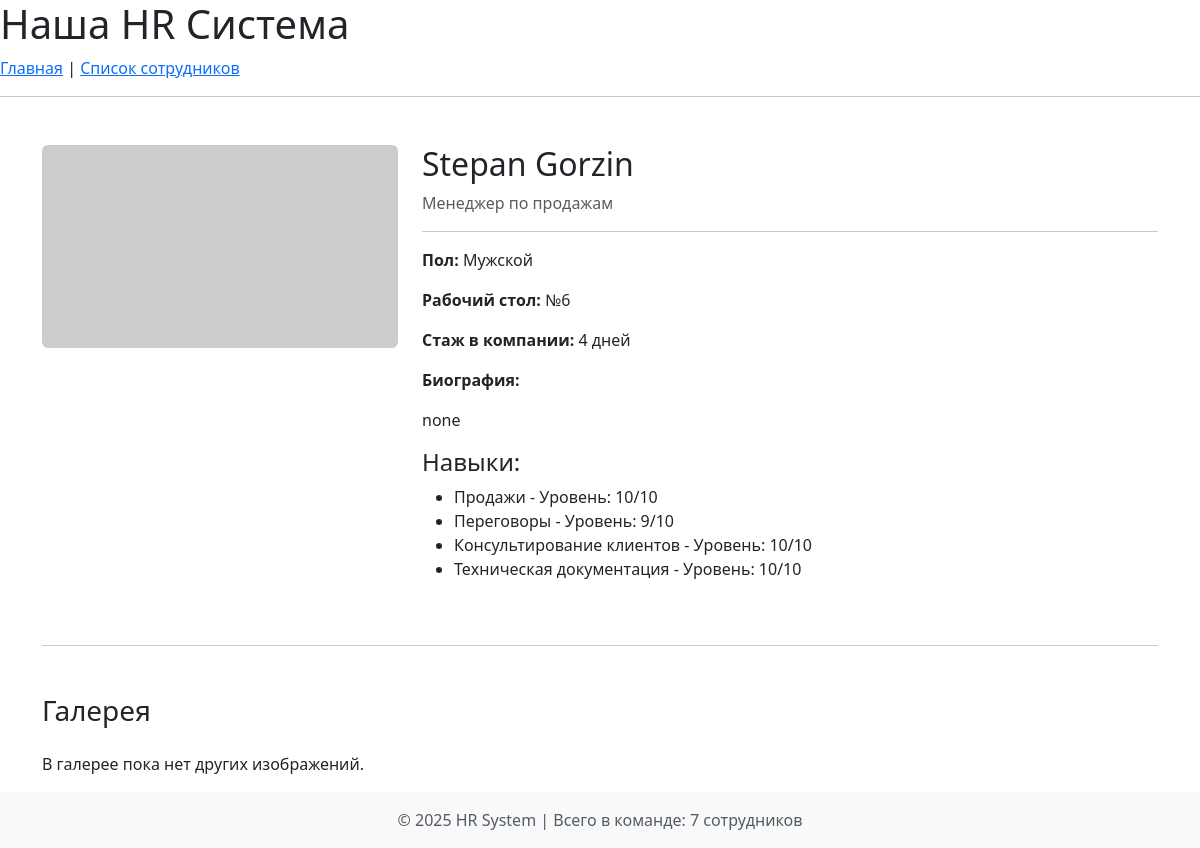
Page /employees/7/ (signed in) on the committed database.
### employees/models.py (models this page shows, shortened)
class EmployeeProfile(models.Model):
    user = models.OneToOneField(
        User, on_delete=models.CASCADE, related_name="profile"
    )
    gender = models.CharField(
        max_length=10,
        choices=[("Male", "Мужской"), ("Female", "Женский")],
        verbose_name="Пол",
    )
    bio = models.TextField(verbose_name="Биография", blank=True, null=True)
    workplace = models.OneToOneField(
        'company.Workplace',
        on_delete=models.SET_NULL,
        null=True,
        blank=True,
        related_name="employee",
        verbose_name="Рабочее место",
    )
    position = models.ForeignKey(
        'company.Position',
        on_delete=models.SET_NULL,
        null=True,
        related_name="employees",
        verbose_name="Должность",
    )
    skills = models.ManyToManyField(
        Skill,
        through="EmployeeSkill",
        related_name="employees",
        verbose_name="Навыки",
    )
    hire_date = models.DateField(
        verbose_name="Дата приёма на работу",
        default=timezone.now
    )
    class Meta:
        verbose_name = "Профиль сотрудника"
        verbose_name_plural = "Профили сотрудников"
        ordering = ["-hire_date"]
    def get_work_experience_days(self):
        if not self.hire_date:
            return 0
        today = timezone.now().date()
        if self.hire_date > today:
            return 0
        delta = today - self.hire_date
        return delta.days
    def get_first_image(self):
        return self.images.order_by('order_number').first()

class EmployeeSkill(models.Model):
    employee = models.ForeignKey(
        EmployeeProfile, on_delete=models.CASCADE, verbose_name="Сотрудник"
    )
    skill = models.ForeignKey(Skill, on_delete=models.CASCADE, verbose_name="Навык")
    level = models.PositiveSmallIntegerField(
        validators=[MinValueValidator(1), MaxValueValidator(10)],
        verbose_name="Уровень освоения (1-10)",
    )
    class Meta:
        verbose_name = "Навык сотрудника"
        verbose_name_plural = "Навыки сотрудников"
        unique_together = ("employee", "skill")

class Skill(models.Model):
    name = models.CharField(max_length=100, unique=True, verbose_name="Название навыка")
    class Meta:
        verbose_name = "Навык"
        verbose_name_plural = "Навыки"
        ordering = ["name"]

### company/models.py (models this page shows, shortened)
class Position(models.Model):
    name = models.CharField(max_length=100, unique=True, verbose_name="Название должности")
    slug = models.SlugField(max_length=100, unique=True, help_text="Например: backend-developer")
    class Meta:
        verbose_name = "Должность"
        verbose_name_plural = "Должности"
        ordering = ["name"]

class Workplace(models.Model):
    table_number = models.PositiveIntegerField(
        unique=True, verbose_name="Номер стола"
    )
    additional_info = RichTextField(
        blank=True, null=True, verbose_name="Дополнительная информация"
    )
    class Meta:
        verbose_name = "Рабочее место"
        verbose_name_plural = "Рабочие места"
        ordering = ["table_number"]

### employees/views.py (the view)
# urls.py: path('<int:pk>/', EmployeeDetailView.as_view(), name='employee_detail'),
class EmployeeDetailView(LoginRequiredMixin, DetailView):
    model = EmployeeProfile
    template_name = "employees/employee_detail.html"
    context_object_name = "employee"
    login_url = "/admin/login/"

### employees/context_processors.py (called while the page is built)
def employee_count(request):
    count = EmployeeProfile.objects.count()
    return {'total_employees': count, 'gettext_lazy': _}

### employees/templatetags/ru_pluralize.py (called while the page is built)
@register.filter
def ru_pluralize(value, arg="сотрудник,сотрудника,сотрудников"):
    forms = arg.split(',')
    number = abs(int(value))
    if number % 10 == 1 and number % 100 != 11:
        return forms[0]
    elif number % 10 >= 2 and number % 10 <= 4 and (number % 100 < 10 or number % 100 >= 20):
        return forms[1]
    else:
        return forms[2]

### templates/employees/employee_detail.html
{% extends 'base.html' %}
{% block content %}
<div class="container mt-5">
    <div class="row">
        <div class="col-md-4">
            {% if employee.get_first_image %}
                <img src="{{ employee.get_first_image.image.url }}" class="img-fluid rounded" alt="Фото {{ employee.user.get_full_name }}">
            {% else %}
                <img src="http://placehold.it/700x400" class="img-fluid rounded" alt="Нет фото">
            {% endif %}
        </div>
        <div class="col-md-8">
            <h2>{{ employee.user.first_name }} {{ employee.user.last_name }}</h2>
            <p class="text-muted">{{ employee.position.name }}</p>
            <hr>
            <p><strong>Пол:</strong> {{ employee.get_gender_display }}</p>
            <p><strong>Рабочий стол:</strong> №{{ employee.workplace.table_number }}</p>
            <p><strong>Стаж в компании:</strong> {{ employee.get_work_experience_days }} дней</p>
            <p><strong>Биография:</strong> {{ employee.bio|linebreaks }}</p>
            <h4>Навыки:</h4>
            <ul>
                {% for skill_link in employee.employeeskill_set.all %}
                <li>{{ skill_link.skill.name }} - Уровень: {{ skill_link.level }}/10</li>
                {% endfor %}
            </ul>
        </div>
    </div>
    <hr class="my-5">
    <h3 class="mb-4">Галерея</h3>
    <div class="row">
        {% for img in employee.get_gallery_images %}
        <div class="col-md-3 mb-3">
            <img src="{{ img.image.url }}" class="img-fluid rounded" alt="Галерея">
        </div>
        {% empty %}
        <p>В галерее пока нет других изображений.</p>
        {% endfor %}
    </div>
</div>
{% endblock %}

### rows in the picture
EmployeeProfile: user.first_name "Stepan", user.last_name "Gorzin", position.name "Менеджер по продажам", gender "Мужской", workplace.table_number "6", get_work_experience_days "4", bio "none"
EmployeeSkill: skill.name "Продажи", level "10"
EmployeeSkill: skill.name "Переговоры", level "9"
EmployeeSkill: skill.name "Консультирование клиентов", level "10"
EmployeeSkill: skill.name "Техническая документация", level "10"

### other values in the picture
{{ total_employees }} "7"
{{ total_employees|ru_pluralize:"сотрудник,сотрудника,сотрудников" }} "сотрудников"
